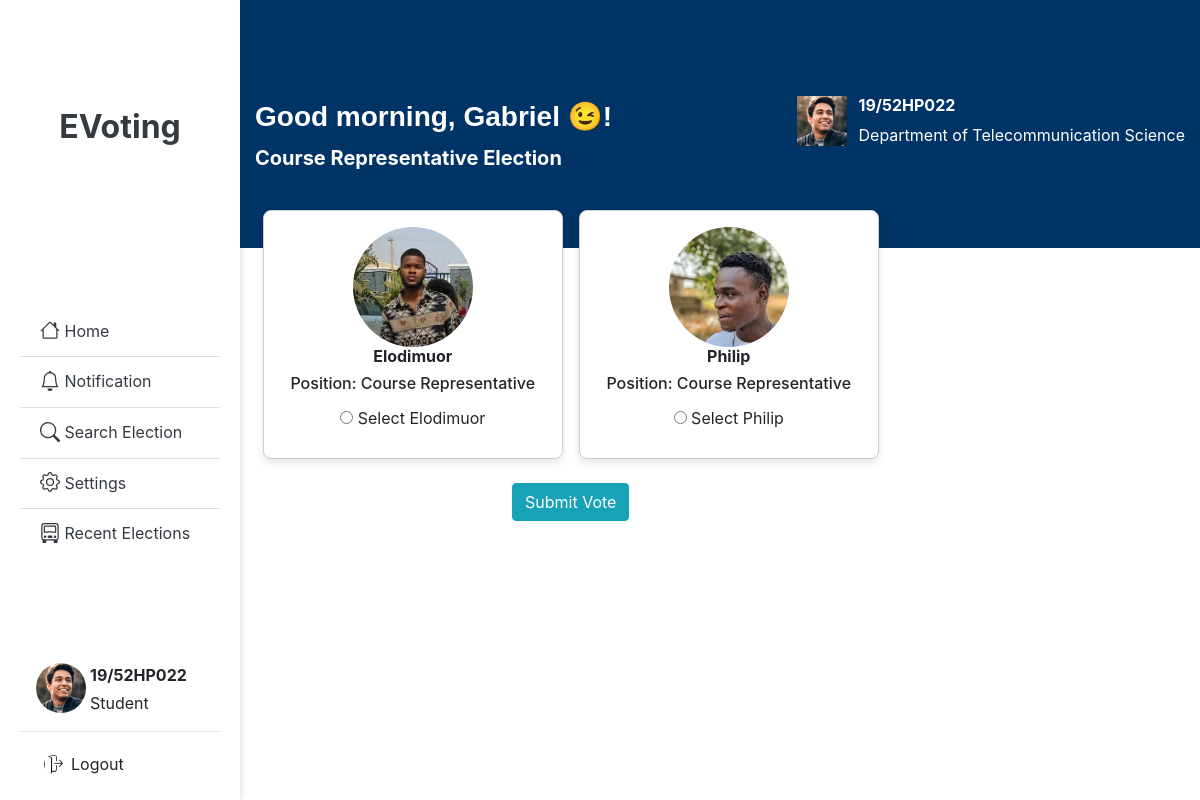
/election/4/ (signed in), run on the app's committed database.
### users/models.py (models this page shows)
class User(AbstractUser):
    username = models.CharField(_('username'), max_length=150, unique=True,
                                validators=[username_validator])
    phone_number = models.CharField(max_length=11, null=True, blank=True)
    department = models.CharField(max_length=50, null=True, blank=True)

### election/models.py (models this page shows, shortened)
class Election(models.Model):
    title = models.CharField(max_length=255, null=True, blank=True)
    description = models.TextField()
    start_time = models.DateTimeField(default=timezone.now)
    end_time = models.DateTimeField(default=timezone.now)
    is_active = models.BooleanField(default=False)
    def __str__(self):
        return self.title

class Candidate(models.Model):
    name = models.CharField(max_length=255, null=True, blank=True)
    image = models.ImageField(default='profile_picture/edit.png', upload_to='profile_picture')
    profile = models.TextField()
    election = models.ForeignKey(Election, on_delete=models.CASCADE)
    votes = models.IntegerField(default=0, null=True, blank=True)

### election/views.py (the view)
# urls.py: path('election/<int:election_id>/', election_view.show_election, name='show_election'),
@login_required
def show_election(request, election_id):
    election = Election.objects.get(id=election_id)
    candidates = Candidate.objects.filter(election=election)
    if request.method == 'POST':
        form = VoteForm(request.POST, election=election)
        if form.is_valid():
            candidate_id = form.cleaned_data['candidate_id']
            candidate = Candidate.objects.get(id=candidate_id)
            vote = Vote(student=request.user, candidate=candidate)
            vote.save()
            blockchain.add_vote(vote)
            return redirect('vote_confirmation', election_id=election_id)
    else:
        form = VoteForm(election=election)
    return render(request, 'election/elections.html', {'election': election, 'form': form, "candidates": candidates, "now": datetime.now().hour,})

### election/forms.py
class VoteForm(forms.Form):
    candidate = forms.ModelChoiceField(
        queryset=Candidate.objects.none(),
        widget=forms.RadioSelect,
        empty_label=None,
        label=''
    )
    def __init__(self, *args, election=None, **kwargs):
        super().__init__(*args, **kwargs)
        if election:
            self.fields['candidate'].queryset = Candidate.objects.filter(election=election)

### election/templates/election/elections.html (shortened to what this page needs)
{% extends 'election/base.html' %}
{% block content %}
{% load static %}
<div class="section">
    <div class="container py-5" style="height: 31vh;">
        <div class="row mt-5">
            <div class="col">
                <h3 style="font-family: vremenagrotesk,sans-serif;font-weight: 900;line-height: 1.5;"><b>
                    {% if 0 >= now %}
                    Good morning,
                    {% elif now < 11.1 %}
                    Good morning,
                    {% elif 12 >= now %}
                    Good afternoon,
                    {% elif now < 15.1 %}
                    Good afternoon,
                    {% elif 16 >= now %}
                    Good evening,
                    {% elif now < 19.1 %}
                    Good evening,
                    {% elif 20 >= now %}
                    Good night,
                    {% elif now < 23.1 %}
                    Good night,
                    {% endif %}
                    {% if request.user.first_name %}
                    {{ request.user.first_name }} 😉!
                    {% elif request.user.username %}
                    {{ request.user.username }}😉! {% endif %}</b>
                </h3>
                <h5><b>{{ election.title }} Election</b></h5>
            </div>
            <div class="col-auto">
                <div class="row">
                    <div class="col">
                        <div class="media">
                            <img src="{% static 'images/4-thumb.png' %}" width="50" height="50"
                                 class="mr-2  user-image" fill="#fff" alt="">
                            <div class="media-body ml-1">
                                <h6 class="fs-6 fw-semibold text-white">
                                    <b>{{request.user}}</b>
                                </h6>
                                <p>{{request.user.department}}</p>
                            </div>
                        </div>
                    </div>
                </div>
            </div>
        </div>
    </div>
</div>
<div class="container">
    <div class="search-category">
        <div class="row">
            <div class="col-lg-9">
                <form method="post" action="{% url 'vote' election.id %}">
                    <div class="card-container" align="center">
                        {% for candidate in form.fields.candidate.queryset %}
                        <div class="card" align="center">
                            <img width="120" height="120" src="{{ candidate.image.url }}" class="rounded-circle"
                                 alt="">
                            <h6><b>{{ candidate.name }}</b></h6>
                            <h6>Position: {{ candidate.election }}</h6>
                            <label>
                                <input type="radio" name="candidate"
                                       value="{{ candidate.id }}">
                                Select {{ candidate.name }}
                            </label>
                        </div>
                        {% endfor %}
                    </div>
                    <br>
                    <div align="center">
                        <button type="submit" class="btn btn-info">Submit Vote</button>
                    </div>
                </form>
                <br>
                <br>
            </div>
        </div>
    </div>
</div>
{% endblock %}

### election/templates/election/base.html (shortened to what this page needs)
<!doctype html>
{% load static %}
{% load crispy_forms_tags %}
{% load pwa %}
{% load humanize %}
<html lang="en">
<head>
    <link rel="stylesheet" href="https://cdn.ayroui.com/1.0/css/tiny-slider.css"/>
    <link rel="stylesheet" href="https://stackpath.bootstrapcdn.com/bootstrap/4.5.0/css/bootstrap.min.css"
>
    <link href="https://stackpath.bootstrapcdn.com/bootstrap/4.4.1/css/bootstrap.min.css" rel="stylesheet"
          type="text/css"/>
    <link rel="stylesheet" href="https://cdn.jsdelivr.net/npm/bootstrap@4.6.1/dist/css/bootstrap.min.css"
>
    <link rel="stylesheet" href="https://cdnjs.cloudflare.com/ajax/libs/animate.css/4.1.1/animate.min.css"/>
    <link rel="stylesheet" href="https://cdnjs.cloudflare.com/ajax/libs/animate.css/3.7.2/animate.min.css">
    <link rel="stylesheet" href="https://cdnjs.cloudflare.com/ajax/libs/font-awesome/4.7.0/css/font-awesome.min.css">
</head>
<body id="page-top">
<main id="main">
    <div class="sidebar">
        <div class="logo-container">
            <a href="/" class="text-dark text-decoration-none align-items-center">
                <div class="media" align="center">
                    <div class="media-body">
                        <br>
                        <br>
                        <br>
                        <h2 class="w3-bar-item mt-3"><b>EVoting</b></h2>
                    </div>
                </div>
            </a>
        </div>
        <ul class="list-group sidebar-list list-group-flush">
                <li class="list-group-item">
                    <a href="{% url 'dashboard' %}" class="text-decoration-none text-dark w3-bar-item w3-button">
                        Home</a>
                </li>
                <li class="list-group-item">
                    <a onclick="openNav()" data-href="#" class="text-decoration-none text-dark w3-bar-item w3-button">
                        Notification</a>
                </li>
                <li class="list-group-item">
                    <a href="#" class="text-decoration-none text-dark w3-bar-item w3-button">
                        <svg xmlns="http://www.w3.org/2000/svg" width="20" height="20" fill="currentColor"
                             class="bi bi-search mb-1" viewBox="0 0 16 16">
                            <path d="M11.742 10.344a6.5 6.5 0 1 0-1.397 1.398h-.001q.044.06.098.115l3.85 3.85a1 1 0 0 0 1.415-1.414l-3.85-3.85a1 1 0 0 0-.115-.1zM12 6.5a5.5 5.5 0 1 1-11 0 5.5 5.5 0 0 1 11 0"/>
                        </svg>
                        Search Election</a>
                </li>
                <li class="list-group-item">
                    <a href="#" class="text-decoration-none text-dark w3-bar-item w3-button">
                        Settings
                    </a>
                </li>
                <li class="list-group-item">
                    <a href="" class="text-decoration-none text-dark w3-bar-item w3-button">
                        Recent Elections
                    </a>
                </li>
            </ul>
        <div class="user-info">
            <div class="media">
                <img class="ml-3" src="{% static 'images/4-thumb.png' %}" alt="User Image">
                <div class="media-body ml-1">
                    <p class="mb-1"><b>{{request.user}}</b></p>
                    <span>Student</span>
                </div>
            </div>
            <hr>
            <a class="dropdown-item d-flex align-items-center" href="{% url 'logout' %}">
                <img src="{% static 'images/log-out.png' %}" style="width: 19px !important;
                        height: 19px !important;" class="rounded-circle user-image mr-2" alt="">
                Logout
            </a>
        </div>
    </div>
    <div style="margin-left:20%">
        {% block content %}
        {% endblock %}
    </div>
</main>
</body>
</html>

### election/templates/election/base.html (style rules this page uses)
.user-info img { width: 50px; height: 50px; border-radius: 50%; }
.sidebar { position: fixed; top: 0; left: 0; height: 100%; width: 20%; background-color: white; display: flex; flex-direction: column; justify-content: space-between; box-shadow: 2px 0 5px rgba(0,0,0,0.1); padding: 20px; }
.logo-container { text-align: center; margin-bottom: 15px; }
.sidebar-list { list-style-type: none; padding: 0; flex-grow: 1; display: flex; flex-direction: column; justify-content: center; text-color: black !important; color: black !important; }
.user-info { text-align: left; }
body { background-color: #FFF; !important; }

### election/templates/election/elections.html (style rules this page uses)
.section { background: #003366; border-color: #003366; color: #fff; position: relative; }
.search-category { position: absolute; top: 210px; width: 71%; }
.card-container { display: flex; flex-wrap: wrap; justify-content: center; align-items: center; gap: 16px; }
.card { width: 300px; border: 1px solid #ccc; border-radius: 8px; box-shadow: 0 4px 8px rgba(0, 0, 0, 0.1); padding: 16px; text-align: center; justify-content: center; align-items: center; background-color: #fff; }
.card input[type="radio"] { margin: 10px 0; }

### data on the page
User: user "19/52HP022", user.first_name "Gabriel", user.department "Department of Telecommunication Science"
Election: title "Course Representative"
Candidate: image (picture), name "Elodimuor", election "Course Representative"
Candidate: image (picture), name "Philip", election "Course Representative"
